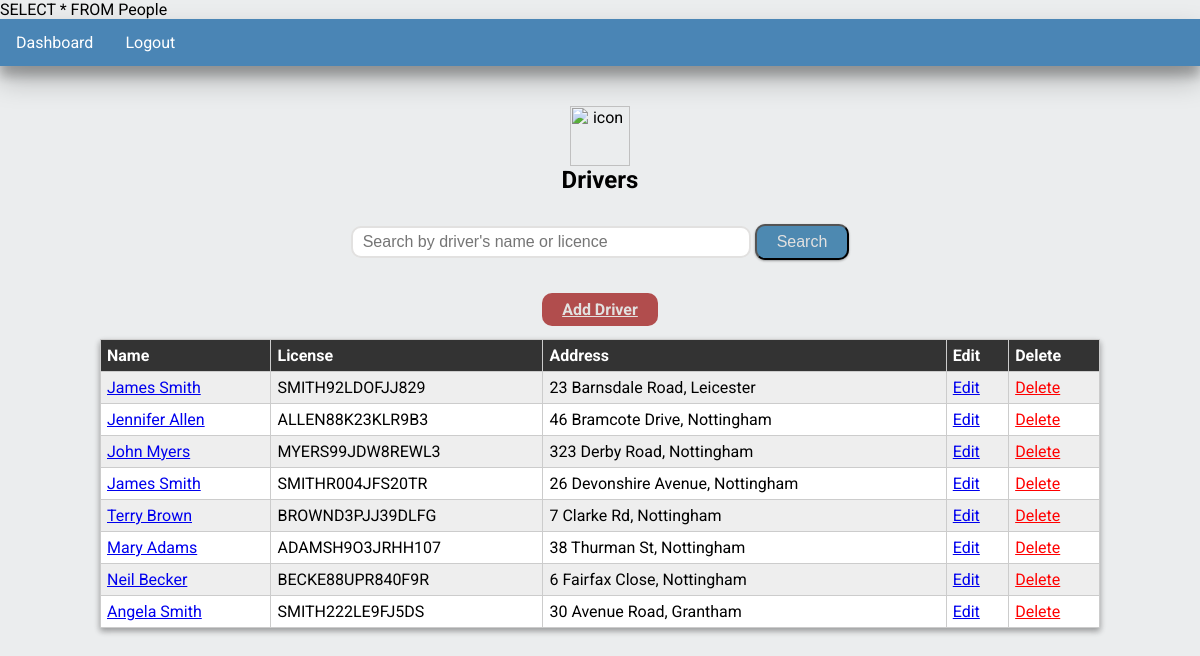
/drivers.php (signed in), run on the app's committed database.
### tables this page shows
CREATE TABLE People
(
  people_ID int(11) NOT NULL,
  people_name varchar(50) NOT NULL,
  people_address varchar(50) DEFAULT NULL,
  people_licence varchar(16) DEFAULT NULL
);

### config.php (called while the page is built, shortened)
<?php
class Database
{
    private $host = "127.0.0.1";
    private $username = "root";
    private $password = "zhaptek";
    private $database = "finalcw";
    public $conn;
    public function __construct()
    {
        $this->conn = new mysqli($this->host, $this->username, $this->password, $this->database);
    }
    public function query(String $q, Bool $limit = false)
    {
        $result = $this->conn->query($q);
        $res = array();
        while ($row = $result->fetch_array(MYSQLI_ASSOC)) {
            $res[] = $row;
        }
        return $limit ? $res[0] : $res;
    }
}
$db = new Database();

### drivers.php (the view, shortened to what this page needs)
<?php
require './config.php';
$query = "SELECT * FROM People";
$drivers = $db->query($query);
$drivers = $drivers ? $drivers : [];
?>
<!DOCTYPE html>
<html class="no-js" lang="">
<head>
    <link rel="stylesheet" href="css/style.css" />
    <link rel="stylesheet" href="css/table.css" />
</head>
<body>
    <div class="tbl-page">
        <nav class="container-raised-4">
            <ul>
                <li><a href="dashboard.php">Dashboard</a></li>
                <li><a href="logout.php">Logout</a></li>
            </ul>
        </nav>
        <div class="p-20 text-center">
            <img src="img/driver.svg" class="dash-img" alt="icon" />
            <h2 class="m-0">Drivers</h2>
            <form action="drivers.php" method="get" class="form-search">
                <input type="search" name="q" placeholder="Search by driver's name or licence" class="form-input search-bar" />
                <button type="submit" class="btn container-raised-1">Search</button>
            </form>
            <div class="add-div"><a href="edit_driver.php" class="btn add-btn">Add Driver</a></div>
            <div class="tbl-container container-raised-2">
                <table>
                        <thead>
                            <tr>
                                <th>Name</th>
                                <th>License</th>
                                <th>Address</th>
                                <th>Edit</th>
                                <th>Delete</th>
                            </tr>
                        </thead>
                        <tbody>
                            <?php foreach ($drivers as $driver): ?>
                            <tr>
                                <td><a href="incidents.php?q=<?=$driver['people_licence']?>"><?php echo $driver['people_name']; ?></a></td>
                                <td><?php echo $driver['people_licence']; ?></td>
                                <td><?php echo $driver['people_address']; ?></td>
                                <td><a href="edit_driver.php?id=<?=$driver['people_ID']?>">Edit</a></td>
                                <td>
                                    <a href="delete.php?return=drivers.php&id=<?=$driver['people_ID']?>"
                                        class="link-danger">Delete</a>
                                </td>
                            </tr>
                            <?php endforeach;?>
                        </tbody>
                    </table>
            </div>
        </div>
    </div>
</body>
</html>

### css/style.css (style rules this page uses)
body { font-family: "Roboto", sans-serif; -webkit-font-smoothing: antialiased; -moz-osx-font-smoothing: grayscale; }
.container-raised-1 { box-shadow: 0 1px 3px rgba(0, 0, 0, 0.12), 0 1px 2px rgba(0, 0, 0, 0.24); }
.container-raised-2 { box-shadow: 0 3px 6px rgba(0, 0, 0, 0.16), 0 3px 6px rgba(0, 0, 0, 0.23); }
.container-raised-4 { box-shadow: 0 14px 28px rgba(0, 0, 0, 0.25), 0 10px 10px rgba(0, 0, 0, 0.22); }
.text-center { text-align: center; }
h1, h2, h3, h4, h5, h6, p, span { word-wrap: break-word; }
.link-danger { color: red; }
.p-20 { padding: 20px; }
nav > ul { list-style-type: none; margin: 0; padding: 0; overflow: hidden; background-color: hsl(207, 42%, 50%); }
nav > ul > li { float: left; }
nav > ul > li > a { display: block; color: white; text-align: center; padding: 14px 16px; text-decoration: none; }
body { margin: 0; }
.dash-img { width: 60px; margin: 0 auto; margin-top: 20px; }
.m-0 { margin: 0; }
.btn { text-align: center; color: #e2e1e0; border-radius: 10px; padding: 7px 20px; font-size: 16px; background: rgb(77, 137, 177); }
.form-input { border-radius: 10px; padding: 5px 10px; font-size: 16px; box-shadow: none; border: 2px solid #e2e1e0; }
.search-bar { width: 60%; max-width: 400px; }
.add-div { margin-top: 40px; }
.add-btn { background: rgb(177, 77, 77); font-weight: 700; }

### css/table.css (style rules this page uses)
table { width: 100%; border-collapse: collapse; }
.tbl-container { overflow-x: auto; width: 100%; max-width: 1000px; margin: 20px auto; background-color: white; }
tr:nth-of-type(odd) { background: #eee; }
th { background: #333; color: white; font-weight: bold; }
td, th { padding: 6px; border: 1px solid #ccc; text-align: left; }
body { background: #ebedee; }
.form-search { margin-top: 30px; }

### data on the page
people: people_name "James Smith", people_licence "SMITH92LDOFJJ829", people_address "23 Barnsdale Road, Leicester"
people: people_name "Jennifer Allen", people_licence "ALLEN88K23KLR9B3", people_address "46 Bramcote Drive, Nottingham"
people: people_name "John Myers", people_licence "MYERS99JDW8REWL3", people_address "323 Derby Road, Nottingham"
people: people_name "James Smith", people_licence "SMITHR004JFS20TR", people_address "26 Devonshire Avenue, Nottingham"
people: people_name "Terry Brown", people_licence "BROWND3PJJ39DLFG", people_address "7 Clarke Rd, Nottingham"
people: people_name "Mary Adams", people_licence "ADAMSH9O3JRHH107", people_address "38 Thurman St, Nottingham"
people: people_name "Neil Becker", people_licence "BECKE88UPR840F9R", people_address "6 Fairfax Close, Nottingham"
people: people_name "Angela Smith", people_licence "SMITH222LE9FJ5DS", people_address "30 Avenue Road, Grantham"
